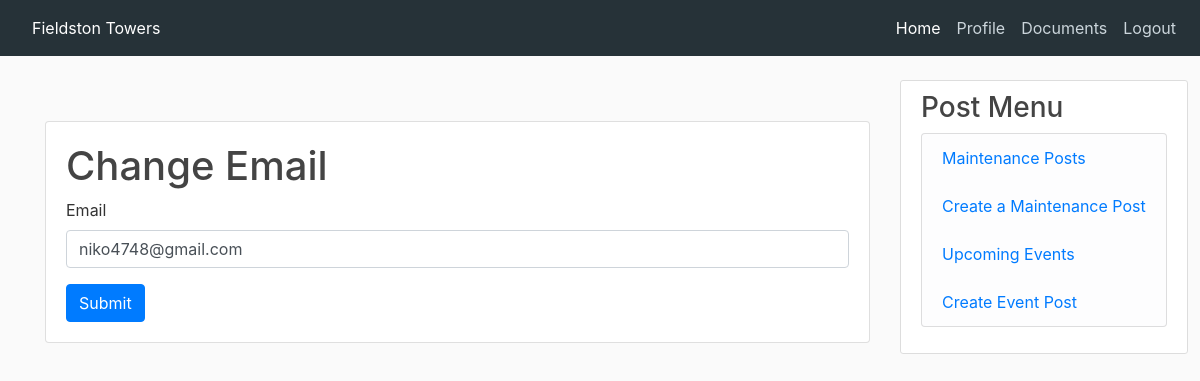
The app's page /edit_profile/change_email (signed in), older data.
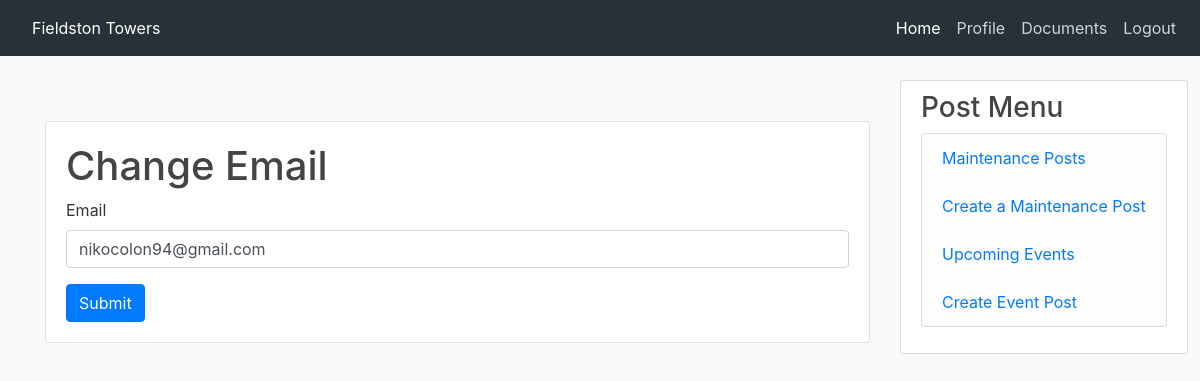
The same page, newer data.
### app/models.py (models this page shows, shortened)
class User(UserMixin, db.Model):
    id = db.Column(db.Integer, primary_key=True)
    username = db.Column(db.String(20), unique=True, nullable=False)
    first_name = db.Column(db.String(60), nullable=False)
    last_name = db.Column(db.String(60), nullable=False)
    phone_number = db.Column(db.String())
    email = db.Column(db.String(120), unique=True, nullable=False)
    profile_img = db.Column(db.String(20), default='default.jpeg')
    password_hash = db.Column(db.String(128), nullable=False)
    email_notification = db.Column(db.Boolean, default=False)
    text_notification = db.Column(db.Boolean, default=False)
    posts = db.relationship('CommunityBoard', backref='author', lazy=True)
    maintenances = db.relationship('Maintenance', backref='author', lazy=True)
    events = db.relationship('Event', backref='author', lazy=True)
    admin = db.Column(db.Boolean, default=False)

### app/routes.py (the view)
@app.route('/edit_profile/change_email', methods=['GET', 'POST'])
@login_required
def change_email():
    form = ChangeEmailForm()
    if form.validate_on_submit():
        current_user.email = form.email.data
        db.session.commit()
        return redirect(url_for('edit_profile'))
    elif request.method == 'GET':
        form.email.data = current_user.email
    return render_template('editForm/email_edit.html', form=form)

### app/forms.py (shortened to what this page needs)
class ChangeEmailForm(FlaskForm):
    email = StringField('Email', validators=[DataRequired()])
    submit = SubmitField('Submit')

### app/models.py (called while the page is built)
@login.user_loader
def load_user(id):
    return User.query.get(int(id))

### app/templates/editForm/email_edit.html (shortened to what this page needs)
{% extends "base_login.html" %}
{% from 'bootstrap/form.html' import render_form %}
{% block content %}
<div class="container topSpace">
    <div class="card">
        <div class="card-body">
            <h1>Change Email</h1>
            {{ render_form(form) }}
        </div>
    </div>
</div>
{% endblock %}

Row changes from the older to the newer data that the page shows:
changed User: email "niko4748@gmail.com" → "nikocolon94@gmail.com"
